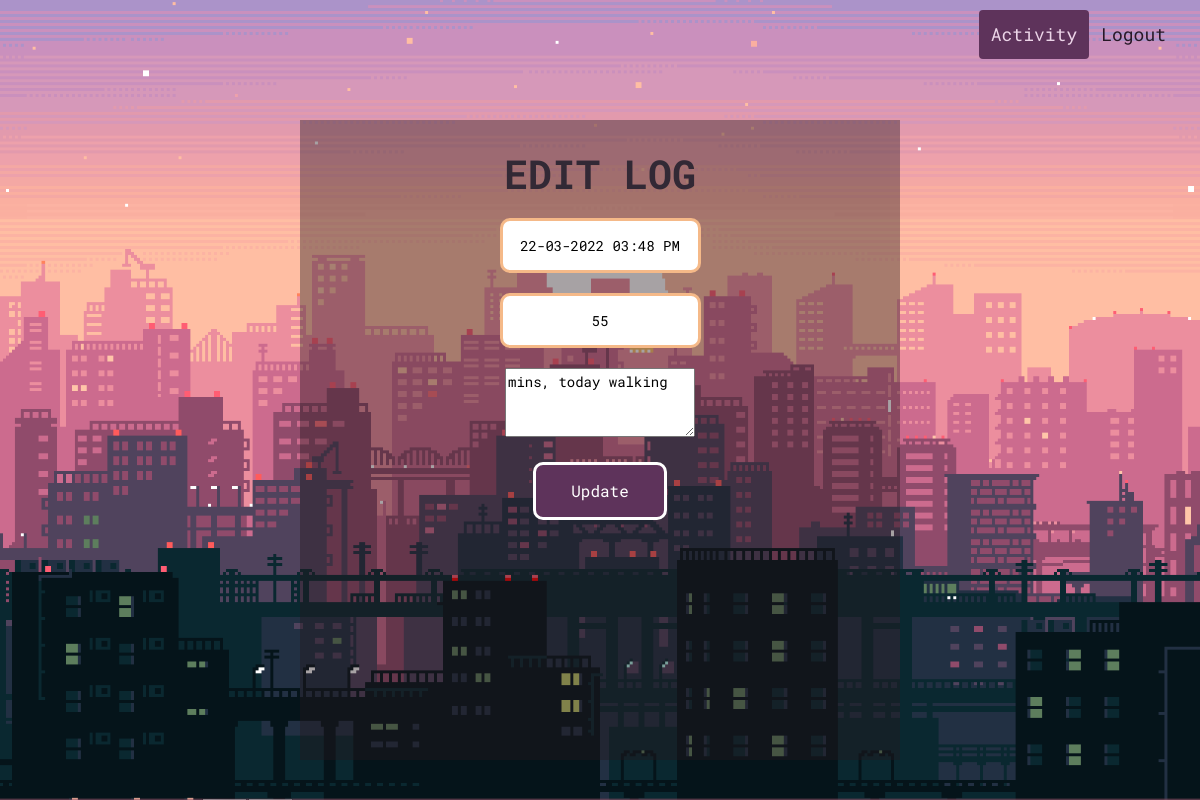
Screenshot of /user/sri/2/10/edit (signed in) with the database file from the repository.
### app.py (models this page shows)
class TrackerData(db.Model):
    __tablename__ = 'tracker_db'
    id = db.Column(db.Integer, primary_key=True, autoincrement=True)
    tracker_id = db.Column(db.Integer, db.ForeignKey('activity_db.id'))
    date = db.Column(db.String, nullable=False)
    tracker_value = db.Column(db.Integer, nullable=True)
    description = db.Column(db.String, nullable=False)

### app.py (the view, shortened to what this page needs)
@app.route('/user/<username>/<int:tid>/<int:lid>/edit', methods=['GET', 'POST'])
def edit_log(username, tid, lid):
    if request.method == 'GET':
        flag = False
        cur_activity = session.get('activity')
        curr_log = db.session.query(TrackerData).filter(
            TrackerData.id == lid).first()
        curr_tracker = db.session.query(
            Activity).filter(Activity.id == tid).first()
        if curr_tracker.mselect != None:
            flag = True
        vals = curr_tracker.mselect
        split_strip_values = []
        if vals != None:
            split_values = vals.split(',')
            for val in split_values:
                split_strip_values.append(val.strip())
        return render_template('edit_log.html', log=curr_log, values=split_strip_values, flag=flag, username=username, activity=cur_activity)

### templates/edit_log.html (shortened to what this page needs)
<!DOCTYPE html>
<html>
<head>
    <link href="https://cdn.jsdelivr.net/npm/bootstrap@5.1.3/dist/css/bootstrap.min.css" rel="stylesheet"
>
    <link rel="stylesheet"
        href="https://cdnjs.cloudflare.com/ajax/libs/bootstrap-datetimepicker/4.7.14/css/bootstrap-datetimepicker.min.css">
    <link rel="stylesheet" type="text/css" href="https://cdn.jsdelivr.net/npm/daterangepicker/daterangepicker.css" />
    <link rel="stylesheet" href="/static/css/index.css">
</head>
<body>
    <div class="container-fluid banner">
        <div class="col-md-6 offset-md-3">
            <form class="box" method="POST">
                <h1>Edit Log</h1>
                <div style="position: relative">
                    <input type="text" name="date" value="{{log.date}}" />
                </div>
                {% if flag == false %}
                <input type="text" class="textfield" value="{{log.tracker_value}}" placeholder="Value" id="value"
                    name="value" onkeypress="return isNumber(event)" onpaste="return false;" / required>
                {%endif%}
                <textarea class="span6" rows="3" id="description" name="description" placeholder="Description"
                    required>{{log.description}}</textarea>
                    <input type="submit" class="btn btn-primary" value="Update">
            </form>
        </div>
        <div class="header">
            <div class="header-right">
                <a class="active" href='/user/{{username}}/{{activity}}'>Activity</a>
                <a href='{{url_for("logout")}}'>Logout</a>
            </div>
        </div>
    </div>
</body>
</html>

### static/css/index.css (style rules this page uses)
body { margin: 0; padding: 0; font-family: 'Roboto Mono', sans-serif; font-size: 14px; color: black; }
input::placeholder { font-family: 'Roboto Mono', sans-serif; }
.banner { height: 100vh; width: 100%; background: url("../images/bg3.jpg"); background-position: top; background-size: cover; background-repeat: none; }
.box { overflow: scroll; height: 80%; width: 600px; padding: 30px; top: 55%; position: absolute; left: 50%; font-family: 'Roboto Mono', sans-serif; transform: translate(-50%, -50%); background: rgba(36, 23, 28, 0.4); text-align: center; }
.box h1 { color: rgb(50, 41, 53); text-transform: uppercase; font-weight: 700; }
.box input[type="text"], .box input[type="email"], .box input[type="password"] { border: 0; display: block; margin: 20px auto; text-align: center; border: 3px solid rgb(245, 185, 136); padding: 14px 10px; width: 220 px; outline: none; color: rgb(0, 0, 0); border-radius: 10px; transition: 0.25px; }
.box input[type="submit"] { border: 0; display: block; margin: 20px auto; text-align: center; border: 3px solid; padding: 14px 35px; outline: none; border-radius: 10px; transition: 0.25px; cursor: pointer; background-color: rgb(94, 51, 91); color: white; }
.header { overflow: hidden; padding: 10px 10px; font-family: 'Roboto Mono'; }
.header a { float: left; color: rgb(39, 24, 39); text-align: center; padding: 12px; font-family: 'Roboto Mono'; text-decoration: none; font-size: 18px; line-height: 25px; border-radius: 4px; }
.header a.active { background-color: rgb(94, 51, 91); color: rgb(236, 213, 232); }
.header-right { float: right; }

### rows the page displays
TrackerData: date "22-03-2022 03:48 PM", value "55", description "mins, today walking"
